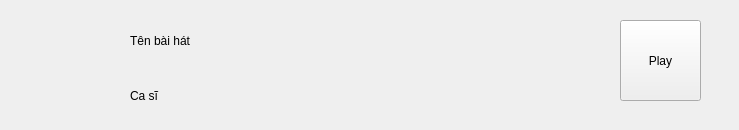
<?xml version="1.0" encoding="UTF-8"?>
<ui version="4.0">
 <class>Form</class>
 <widget class="QWidget" name="Form">
  <property name="geometry">
   <rect>
    <x>0</x>
    <y>0</y>
    <width>739</width>
    <height>130</height>
   </rect>
  </property>
  <property name="windowTitle">
   <string>Form</string>
  </property>
  <widget class="QLabel" name="label">
   <property name="geometry">
    <rect>
     <x>20</x>
     <y>20</y>
     <width>81</width>
     <height>81</height>
    </rect>
   </property>
   <property name="text">
    <string/>
   </property>
  </widget>
  <widget class="QLabel" name="label_2">
   <property name="geometry">
    <rect>
     <x>130</x>
     <y>20</y>
     <width>411</width>
     <height>41</height>
    </rect>
   </property>
   <property name="text">
    <string>Tên bài hát</string>
   </property>
  </widget>
  <widget class="QLabel" name="label_3">
   <property name="geometry">
    <rect>
     <x>130</x>
     <y>80</y>
     <width>181</width>
     <height>31</height>
    </rect>
   </property>
   <property name="text">
    <string>Ca sĩ</string>
   </property>
  </widget>
  <widget class="QPushButton" name="pushButton">
   <property name="geometry">
    <rect>
     <x>620</x>
     <y>20</y>
     <width>81</width>
     <height>81</height>
    </rect>
   </property>
   <property name="text">
    <string>Play</string>
   </property>
  </widget>
 </widget>
 <resources/>
 <connections/>
</ui>
